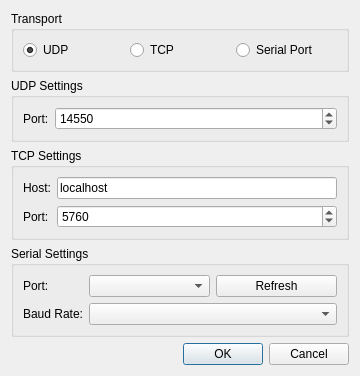
<?xml version="1.0" encoding="UTF-8"?>
<ui version="4.0">
 <class>MavlinkDialog</class>
 <widget class="QDialog" name="MavlinkDialog">
  <property name="geometry">
   <rect>
    <x>0</x>
    <y>0</y>
    <width>360</width>
    <height>260</height>
   </rect>
  </property>
  <property name="windowTitle">
   <string>MAVLink Streamer</string>
  </property>
  <layout class="QVBoxLayout" name="verticalLayout">
   <item>
    <widget class="QGroupBox" name="transportGroup">
     <property name="title">
      <string>Transport</string>
     </property>
     <layout class="QHBoxLayout" name="transportLayout">
      <item>
       <widget class="QRadioButton" name="radioUdp">
        <property name="text">
         <string>UDP</string>
        </property>
        <property name="checked">
         <bool>true</bool>
        </property>
       </widget>
      </item>
      <item>
       <widget class="QRadioButton" name="radioTcp">
        <property name="text">
         <string>TCP</string>
        </property>
       </widget>
      </item>
      <item>
       <widget class="QRadioButton" name="radioSerial">
        <property name="text">
         <string>Serial Port</string>
        </property>
       </widget>
      </item>
     </layout>
    </widget>
   </item>
   <item>
    <widget class="QGroupBox" name="udpGroup">
     <property name="title">
      <string>UDP Settings</string>
     </property>
     <layout class="QFormLayout" name="udpForm">
      <item row="0" column="0">
       <widget class="QLabel" name="labelPort">
        <property name="text">
         <string>Port:</string>
        </property>
       </widget>
      </item>
      <item row="0" column="1">
       <widget class="QSpinBox" name="portSpin">
        <property name="minimum">
         <number>1</number>
        </property>
        <property name="maximum">
         <number>65535</number>
        </property>
        <property name="value">
         <number>14550</number>
        </property>
       </widget>
      </item>
     </layout>
    </widget>
   </item>
   <item>
    <widget class="QGroupBox" name="tcpGroup">
     <property name="title">
      <string>TCP Settings</string>
     </property>
     <layout class="QFormLayout" name="tcpForm">
      <item row="0" column="0">
       <widget class="QLabel" name="labelTcpHost">
        <property name="text">
         <string>Host:</string>
        </property>
       </widget>
      </item>
      <item row="0" column="1">
       <widget class="QLineEdit" name="tcpHostEdit">
        <property name="text">
         <string>localhost</string>
        </property>
       </widget>
      </item>
      <item row="1" column="0">
       <widget class="QLabel" name="labelTcpPort">
        <property name="text">
         <string>Port:</string>
        </property>
       </widget>
      </item>
      <item row="1" column="1">
       <widget class="QSpinBox" name="tcpPortSpin">
        <property name="minimum">
         <number>1</number>
        </property>
        <property name="maximum">
         <number>65535</number>
        </property>
        <property name="value">
         <number>5760</number>
        </property>
       </widget>
      </item>
     </layout>
    </widget>
   </item>
   <item>
    <widget class="QGroupBox" name="serialGroup">
     <property name="title">
      <string>Serial Settings</string>
     </property>
     <layout class="QFormLayout" name="serialForm">
      <item row="0" column="0">
       <widget class="QLabel" name="labelSerialPort">
        <property name="text">
         <string>Port:</string>
        </property>
       </widget>
      </item>
      <item row="0" column="1">
       <widget class="QWidget" name="portRow" native="true">
        <layout class="QHBoxLayout" name="portRowLayout">
         <property name="margin">
          <number>0</number>
         </property>
         <item>
          <widget class="QComboBox" name="portCombo"/>
         </item>
         <item>
          <widget class="QPushButton" name="refreshBtn">
           <property name="text">
            <string>Refresh</string>
           </property>
          </widget>
         </item>
        </layout>
       </widget>
      </item>
      <item row="1" column="0">
       <widget class="QLabel" name="labelBaud">
        <property name="text">
         <string>Baud Rate:</string>
        </property>
       </widget>
      </item>
      <item row="1" column="1">
       <widget class="QComboBox" name="baudCombo"/>
      </item>
     </layout>
    </widget>
   </item>
   <item>
    <spacer name="verticalSpacer">
     <property name="orientation">
      <enum>Qt::Vertical</enum>
     </property>
     <property name="sizeHint" stdset="0">
      <size>
       <width>20</width>
       <height>0</height>
      </size>
     </property>
    </spacer>
   </item>
   <item>
    <widget class="QDialogButtonBox" name="buttonBox">
     <property name="standardButtons">
      <set>QDialogButtonBox::Cancel|QDialogButtonBox::Ok</set>
     </property>
    </widget>
   </item>
  </layout>
 </widget>
 <resources/>
 <connections/>
</ui>
